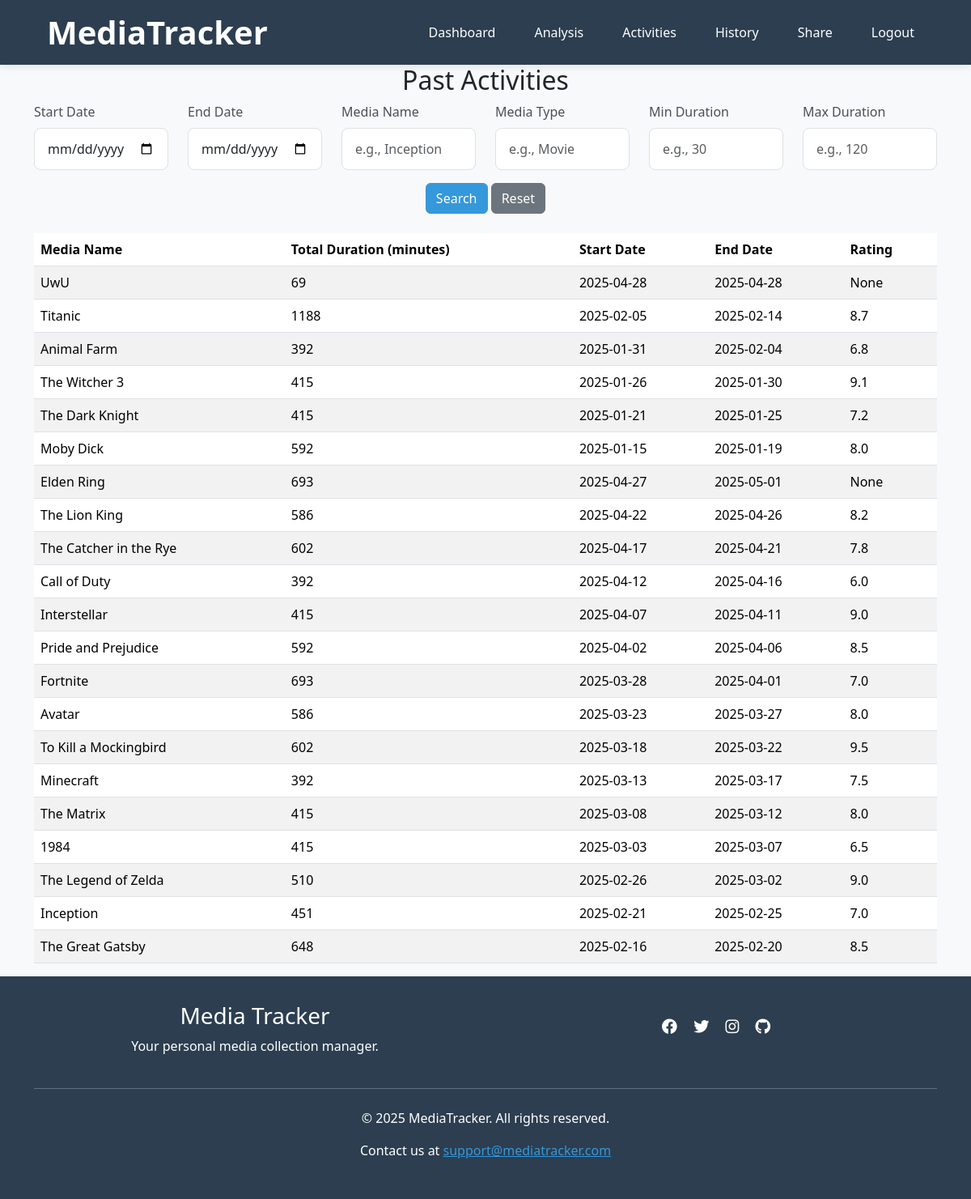
The page /past_activities (signed in) on the database as committed earlier.
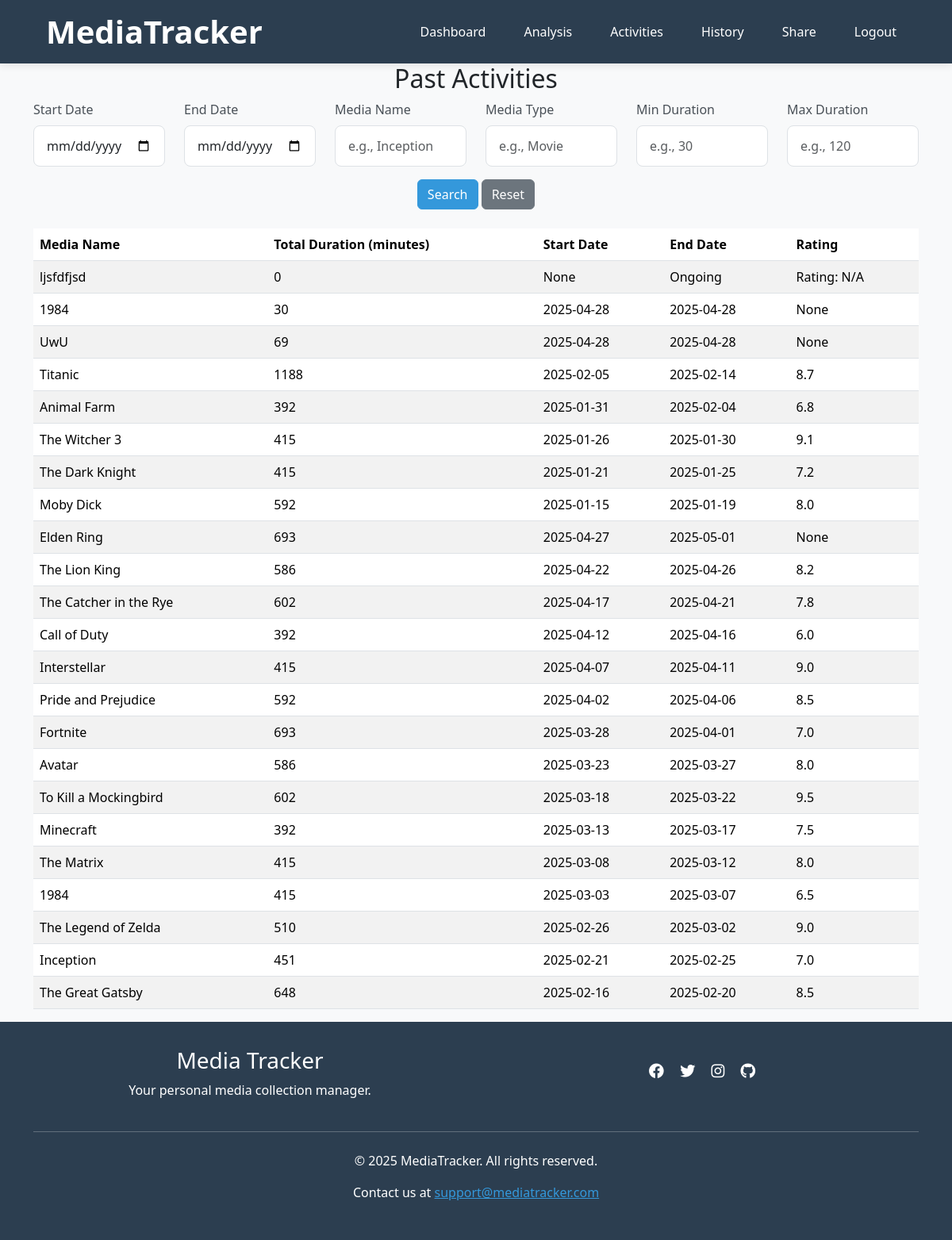
The same page on the database as committed later.
### app/models.py (models this page shows)
class Activities(db.Model):
    __tablename__ = 'Activities'
    id = db.Column(db.Integer, primary_key=True)
    username = db.Column(db.String(80), db.ForeignKey('Users.username'), nullable=False)
    media_type = db.Column(db.String(50), nullable=False)
    media_name = db.Column(db.String(120), nullable=False)
    status = db.Column(db.String(20), nullable=False, default='ongoing')
    start_date = db.Column(db.Date, nullable=True)
    end_date = db.Column(db.Date, nullable=True)
    rating = db.Column(db.Float, nullable=True)
    comment = db.Column(db.Text, nullable=True)
    media_entries = db.relationship('Entries', backref='activity')

### app/routes.py (the view)
@app.route('/past_activities', methods=['GET'])
def past_activities():
    if 'username' not in session:
        flash('Please log in to view your activities.', 'danger')
        return redirect(url_for('login'))
    activities = fetch_past_activities(session['username'], request)
    return render_template(
        'past_activities.html',
        uncompleted_activities=activities["uncompleted_activities"],
        completed_activities=activities["completed_activities"]
    )

### app/helpers/activities_handler.py (called while the page is built)
def fetch_past_activities(username, request):
    filters = {
        'start_date': request.args.get('start_date'),
        'end_date': request.args.get('end_date'),
        'media_name': request.args.get('media_name'),
        'media_type': request.args.get('media_type'),
        'min_duration': request.args.get('min_duration'),
        'max_duration': request.args.get('max_duration')
    }
    uncompleted_activities = get_uncompleted_activities(username, filters)
    completed_activities = get_completed_activities(username, filters)
    return {
        "uncompleted_activities": uncompleted_activities,
        "completed_activities": completed_activities
    }

def get_uncompleted_activities(username, filters):
    query = Activities.query.filter(
        Activities.username == username,
        Activities.status == 'in_progress'  # Uncompleted activities
    )
    query = apply_activity_filters(query, filters)
    return db.session.query(
        Activities.id.label('activity_id'),
        Activities.media_type,
        Activities.media_name,
        func.coalesce(func.sum(Entries.duration), 0).label('total_duration'),
        func.min(Entries.date).label('start_date')
    ).outerjoin(Entries, Activities.id == Entries.activity_id).filter(
        Activities.username == username,
        Activities.status == 'ongoing'
    ).group_by(
        Activities.id, Activities.media_type, Activities.media_name
    ).order_by(Activities.id.desc()).all()

def get_completed_activities(username, filters):
    query = Activities.query.filter(
        Activities.username == username,
        Activities.status != 'ongoing'  # Completed activities
    )
    query = apply_activity_filters(query, filters)
    return query.with_entities(
        Activities.id.label('activity_id'),
        Activities.media_type,
        Activities.media_name,
        func.sum(Entries.duration).label('total_duration'),
        func.min(Entries.date).label('start_date'),  # Get the earliest date for the activity
        func.max(Entries.date).label('end_date'),  # Get the latest date for the activity
        Activities.rating
    ).join(Entries, Activities.id == Entries.activity_id).group_by(
        Activities.id, Activities.media_type, Activities.media_name, Activities.rating
    ).order_by(Activities.id.desc()).all()

### app/templates/past_activities.html (shortened to what this page needs)
{% extends "base.html" %}
{% block content %}
<div class="container">
    <h2 class="text-center">Past Activities</h2>
    <form action="{{ url_for('past_activities') }}" method="GET" class="mb-4">
        <div class="row">
            <div class="col-md-2">
                <label for="start_date" class="form-label">Start Date</label>
                <input type="date" id="start_date" name="start_date" class="form-control" value="{{ request.args.get('start_date', '') }}">
            </div>
            <div class="col-md-2">
                <label for="end_date" class="form-label">End Date</label>
                <input type="date" id="end_date" name="end_date" class="form-control" value="{{ request.args.get('end_date', '') }}">
            </div>
            <div class="col-md-2">
                <label for="media_name" class="form-label">Media Name</label>
                <input type="text" id="media_name" name="media_name" class="form-control" placeholder="e.g., Inception" value="{{ request.args.get('media_name', '') }}">
            </div>
            <div class="col-md-2">
                <label for="media_type" class="form-label">Media Type</label>
                <input type="text" id="media_type" name="media_type" class="form-control" placeholder="e.g., Movie" value="{{ request.args.get('media_type', '') }}">
            </div>
            <div class="col-md-2">
                <label for="min_duration" class="form-label">Min Duration</label>
                <input type="number" id="min_duration" name="min_duration" class="form-control" placeholder="e.g., 30" value="{{ request.args.get('min_duration', '') }}">
            </div>
            <div class="col-md-2">
                <label for="max_duration" class="form-label">Max Duration</label>
                <input type="number" id="max_duration" name="max_duration" class="form-control" placeholder="e.g., 120" value="{{ request.args.get('max_duration', '') }}">
            </div>
        </div>
        <div class="row mt-3">
            <div class="col-md-12 text-center">
                <button type="submit" class="btn btn-primary">Search</button>
                <a href="{{ url_for('past_activities') }}" class="btn btn-secondary">Reset</a>
            </div>
        </div>
    </form>
    <table class="table table-striped mt-4">
        <thead>
            <tr>
                <th>Media Name</th>
                <th>Total Duration (minutes)</th>
                <th>Start Date</th>
                <th>End Date</th>
                <th>Rating</th>
            </tr>
        </thead>
        <tbody>
            {% for activity in uncompleted_activities %}
            <tr>
                <td>{{ activity.media_name }}</td>
                <td>{{ activity.total_duration }}</td>
                <td>{{ activity.start_date }}</td>
                <td>Ongoing</td>
                <td>Rating: N/A</td>
            </tr>
            {% endfor %}
            {% for activity in completed_activities %}
            <tr>
                <td>{{ activity.media_name }}</td>
                <td>{{ activity.total_duration }}</td>
                <td>{{ activity.start_date }}</td>
                <td>{{ activity.end_date }}</td>
                <td>{{ activity.rating }}</td>
            </tr>
            {% endfor %}
        </tbody>
    </table>
</div>
{% endblock %}

### app/templates/base.html (shortened to what this page needs)
<!DOCTYPE html>
<html lang="en">
<head>
    <link rel="stylesheet" href="https://cdn.jsdelivr.net/npm/bootstrap@5.3.3/dist/css/bootstrap.min.css">
    <link rel="stylesheet" href="https://cdnjs.cloudflare.com/ajax/libs/font-awesome/6.4.0/css/all.min.css">
    <link rel="stylesheet" href="{{ url_for('static', filename='styles.css') }}">
</head>
<body>
    <header role="banner">
        <div class="container">
            <div class="header-container">
                <h1>MediaTracker</h1>
                <nav role="navigation" aria-label="Main navigation">
                    <ul>
                        {% if session.get('username') %}
                            <li><a href="/dashboard">Dashboard</a></li>
                            <li><a href="/analysis">Analysis</a></li>
                            <li><a href="/past_activities">Activities</a></li>
                            <li><a href="/viewdata">History</a></li>
                            <li><a href="/sharedata">Share</a></li>
                            <li><a href="/logout">Logout</a></li>
                        {% else %}
                            <li><a href="/">Home</a></li>
                            <li><a href="/login">Login</a></li>
                        {% endif %}
                    </ul>
                </nav>
            </div>
        </div>
    </header>
    <main role = "main">
         <div class="content-container">
             {% block content %}{% endblock %}
         </div>
    </main>
    <footer role =  "contentinfo">
        <div class="footer-container">
            <div class="container">
                <div class="row">
                    <div class="col-md-6">
                        <h3>Media Tracker</h3>
                        <p>Your personal media collection manager.</p>
                    </div>
                    <div class="col-md-6">
                        <div class="social-icons">
                            <a href="#"><i class="fab fa-facebook"></i></a>
                            <a href="#"><i class="fab fa-twitter"></i></a>
                            <a href="#"><i class="fab fa-instagram"></i></a>
                            <a href="https://github.com/LeweiXu/CITS3403-Project"><i class="fab fa-github"></i></a>
                        </div>
                    </div>
                </div>
                <hr class="my-4">
                <p>&copy; 2025 MediaTracker. All rights reserved.</p>
                <p>Contact us at <a href="mailto:support@mediatracker.com">support@mediatracker.com</a></p>
            </div>
        </div>
    </footer>
</body>
</html>

### app/static/styles.css (style rules this page uses)
:root { --primary-color: #3498db; --secondary-color: #2c3e50; }
body { font-family: 'Segoe UI', Tahoma, Geneva, Verdana, sans-serif; background-color: #f8f9fa; }
header { background-color: var(--secondary-color); padding: 1rem 0; box-shadow: 0 2px 10px rgba(0,0,0,0.1); }
.header-container { display: flex; justify-content: space-between; align-items: center; padding: 0 1rem; }
header h1 { color: white; margin: 0; font-weight: 700; }
nav ul { display: flex; list-style: none; margin: 0; padding: 0; }
nav ul li { margin-left: 1.5rem; }
nav ul li a { color: #ffffff; text-decoration: none; font-weight: 500; transition: color 0.3s; padding: 0.5rem 0.75rem; border-radius: 4px; }
html, body { height: 100%; margin: 0; padding: 0; }
body { display: flex; flex-direction: column; }
main { flex: 1; }
.footer-container { background-color: var(--secondary-color); color: #ffffff; padding: 2rem 0; text-align: center; }
footer a { color: var(--primary-color); }
.social-icons { margin-top: 1rem; }
.social-icons a { color: white; margin: 0 0.5rem; font-size: 1.2rem; }
.btn-primary { background-color: var(--primary-color); border-color: var(--primary-color); }
.form-control { padding: 0.8rem 1rem; border-radius: 8px; border: 1px solid #dee2e6; transition: all 0.3s ease; font-size: 1rem; }
.form-label { font-weight: 500; margin-bottom: 0.5rem; color: #495057; }

Rows that differ between the two databases and show on the page:
added Activities: media_name "ljsfdfjsd", total_duration "0", start_date "None", shown under "Past Activities"
added Activities: media_name "1984", total_duration "30", start_date "2025-04-28", end_date "2025-04-28", rating "None"
